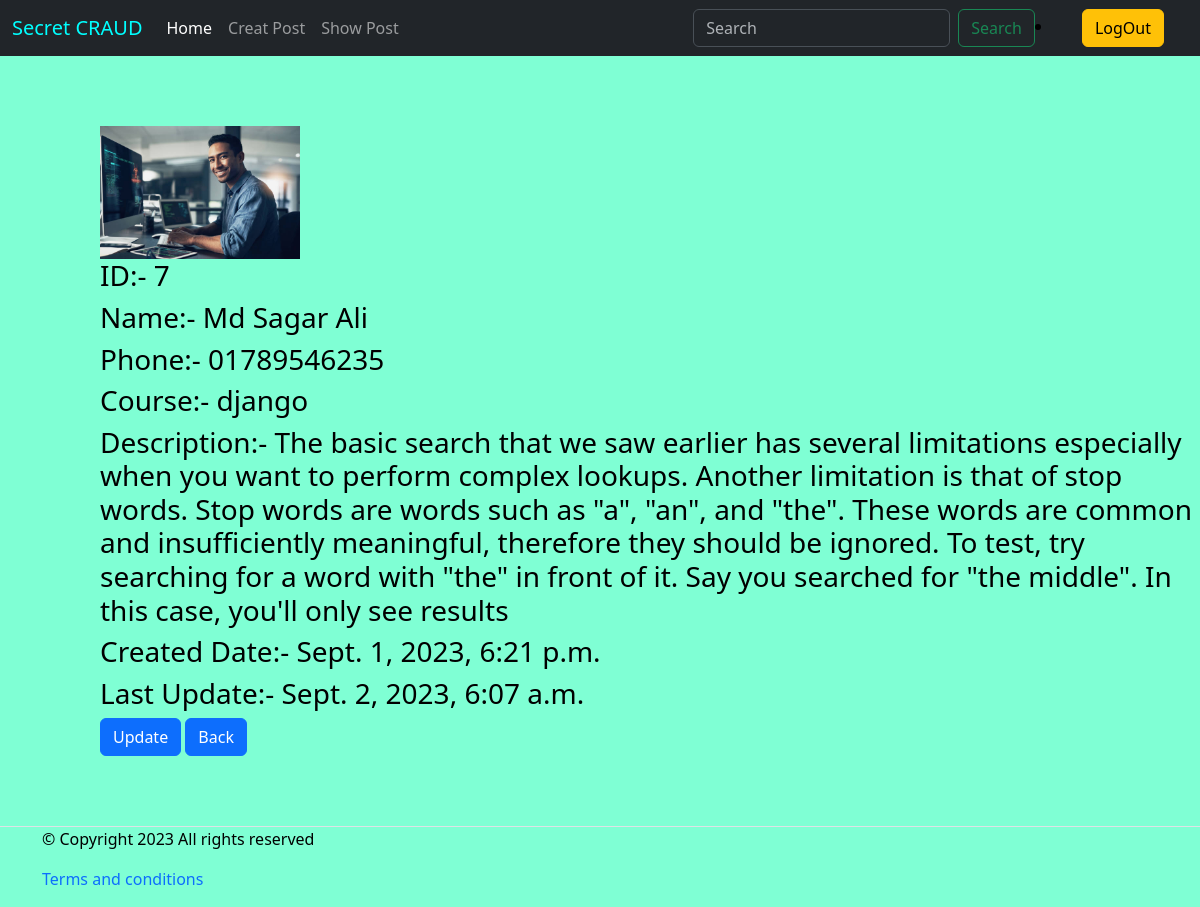
Page /info/7/ (signed in) on the committed database.
### crud_app/models.py (models this page shows, shortened)
class CrudModel(models.Model):
    id = models.AutoField(primary_key=True, unique= True)
    name = models.CharField(max_length= 50)
    phone = models.CharField(max_length= 14)
    email = models.EmailField(max_length= 50)
    course = models.CharField(max_length= 50)
    image = models.ImageField(upload_to= 'photos/images', null=True, default='photos/images/photo.jpg')
    description = models.TextField(max_length= 500, blank= True)
    created_date = models.DateTimeField(auto_now_add= True)
    modify_date = models.DateTimeField(auto_now= True)
    class Meta:
        verbose_name = 'Crud'
        verbose_name_plural = "CRUD'S"

### crud_app/views.py (the view)
# urls.py: path('info/<int:id>/', more_info, name='more_info'),
@login_required
def more_info(request, id):
    get_obj = get_object_or_404(CrudModel, pk = id)
    return render(request, 'more_info.html', {'info': get_obj})

### crud_app/templates/more_info.html (shortened to what this page needs)
{% extends 'base.html' %}
{% load static %}
{% block join_css %}
<link rel="stylesheet" href="{% static 'more_info.css' %}">
{% endblock join_css %}
{% block body %}
<div style=" text-align: left; margin-top: 70px; margin-left: 100px; margin-bottom: 70px;">
    <img src="{{info.image.url}}" alt="user image" class="images">
    <h3>ID:- {{info.id}}</h3>
    <h3>Name:- {{info.name}}</h3>
    <h3>Phone:- {{info.phone}}</h3>
    <h3>Course:- {{info.course}}</h3>
    <h3>Description:- {{info.description}}</h3>
    <h3>Created Date:- {{info.created_date}}</h3>
    <h3>Last Update:- {{info.modify_date}}</h3>
    <a class="btn btn-primary" href="{% url 'update_crud' info.id %}">Update</a>
    <a class="btn btn-primary" href="{% url 'show_crud' %}">Back</a>
</div>
{% endblock body %}

### crud_app/static/more_info.css (style rules this page uses)
body { background-image: url('images/bgc.jpg'); background: aquamarine; color: black; }
.images { max-width: 200px; max-height: 200px; }

### rows in the picture
CrudModel: image (picture), id "7", name "Md Sagar Ali", phone "01789546235", course "django", description "The basic search that we saw earlier has several limitations especially when you want to perform complex lookups. Another limitation is that of stop words. Stop words are words such as \"a\", \"an\", and \"the\". These words are common and insufficiently meaningful, therefore they should be ignored. To test, try searching for a word with \"the\" in front of it. Say you searched for \"the middle\". In this case, you'll only see results", created_date "Sept. 1, 2023, 6:21 p.m.", modify_date "Sept. 2, 2023, 6:07 a.m."
